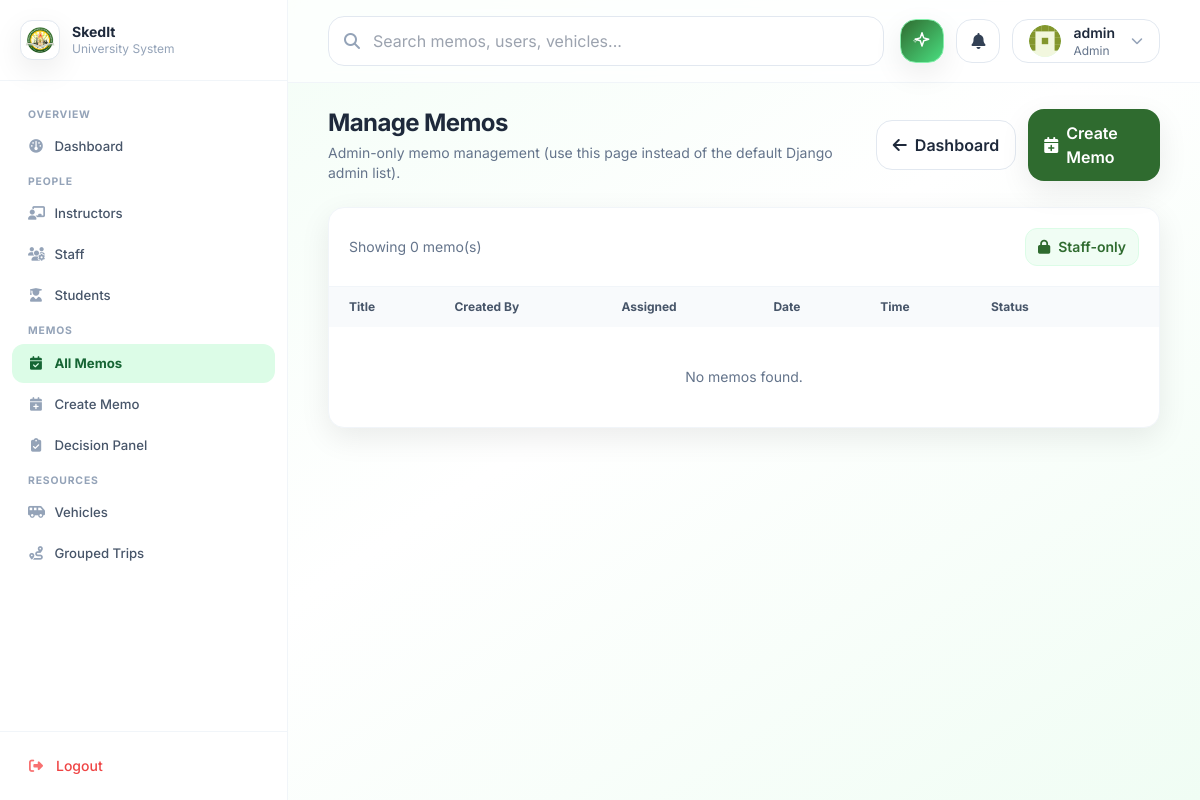
Before: /manage/memos/ (signed in) with the older database file.
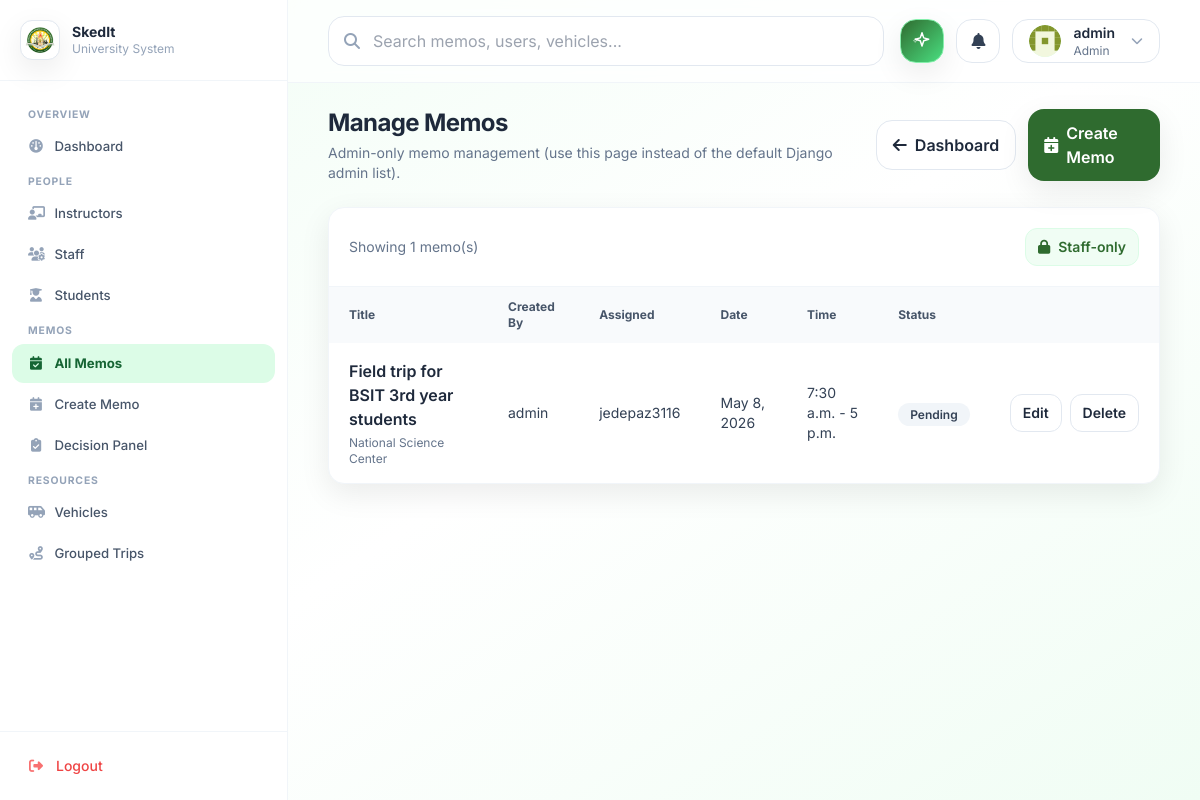
After: the same page with the newer database file.
### memos/models.py (models this page shows, shortened)
class Memo(models.Model):
    class Priority(models.TextChoices):
        LOW = "low", "Low"
        MEDIUM = "medium", "Medium"
        HIGH = "high", "High"
    class Status(models.TextChoices):
        DRAFT = "draft", "Draft"
        PENDING = "pending", "Pending"
        APPROVED = "approved", "Approved"
        REJECTED = "rejected", "Rejected"
        DELEGATED = "delegated", "Delegated"
        CONFLICT = "conflict", "Conflict"
    class Category(models.TextChoices):
        UNIVERSITY = "university", "University-wide"
        DEPARTMENT = "department", "Departmental"
        PERSONAL = "personal", "Personal/Individual"
    title = models.CharField(max_length=200)
    description = models.TextField(blank=True)
    created_by = models.ForeignKey(
        settings.AUTH_USER_MODEL,
        on_delete=models.SET_NULL,
        null=True,
        blank=True,
        related_name="created_memos",
    )
    assigned_user = models.ForeignKey(
        settings.AUTH_USER_MODEL, on_delete=models.CASCADE, related_name="memos"
    )
    date = models.DateField()
    start_time = models.TimeField()
    end_time = models.TimeField()
    venue = models.CharField(max_length=255, blank=True)
    destination = models.CharField(max_length=255, blank=True)
    priority = models.CharField(max_length=10, choices=Priority.choices, default=Priority.MEDIUM)
    required = models.BooleanField(default=False)
    category = models.CharField(max_length=20, choices=Category.choices, default=Category.DEPARTMENT)
    status = models.CharField(max_length=15, choices=Status.choices, default=Status.PENDING)
    delegated_to = models.ForeignKey(
        settings.AUTH_USER_MODEL,
        on_delete=models.SET_NULL,
        null=True,
        blank=True,
        related_name="delegated_memos",
    )
    created_at = models.DateTimeField(default=timezone.now, editable=False)
    updated_at = models.DateTimeField(auto_now=True)
    class Meta:
        ordering = ["-date", "start_time"]
        indexes = [
            models.Index(fields=["assigned_user", "date", "start_time", "end_time"]),
        ]

### memos/views.py (the view)
# urls.py: path("manage/memos/", views.memo_admin_list, name="memo_admin_list"),
@login_required
def memo_admin_list(request):
    if not _is_admin(request.user):
        messages.error(request, "You do not have permission to view this page.")
        return redirect("accounts:post_login")
    memos = Memo.objects.all().select_related("assigned_user", "created_by").order_by("-date", "start_time")
    return render(request, "memos/memo_admin_list.html", {"memos": memos})

### memos/views.py (called while the page is built)
def _is_admin(user) -> bool:
    if not user or not getattr(user, "is_authenticated", False):
        return False
    if getattr(user, "is_staff", False) or getattr(user, "is_superuser", False):
        return True
    role = getattr(getattr(user, "profile", None), "role", None)
    if Profile is not None:
        return role == Profile.Role.ADMIN
    return role == "admin"

### notifications/context_processors.py (called while the page is built)
def unread_notifications(request):
    user = getattr(request, "user", None)
    if not user or not getattr(user, "is_authenticated", False):
        return {
            "unread_notifications_count": 0,
            "recent_notifications": [],
        }
    return {
        "unread_notifications_count": Notification.objects.filter(user=user, is_read=False).count(),
        "recent_notifications": (
            Notification.objects.filter(user=user)
            .order_by("-created_at")[:8]
        ),
    }

### memos/templates/memos/memo_admin_list.html (shortened to what this page needs)
{% extends "base.html" %}
{% block content %}
<div class="flex items-center justify-between gap-4">
  <div>
    <h1 class="text-2xl font-bold tracking-tight">Manage Memos</h1>
    <p class="text-sm text-slate-500 mt-1">Admin-only memo management (use this page instead of the default Django admin list).</p>
  </div>
  <div class="flex items-center gap-3">
    <a href="{% url 'accounts:admin_dashboard' %}" class="inline-flex items-center gap-2 px-4 py-3 rounded-2xl bg-white border border-slate-200 hover:border-uniGold transition">
      <i class="fa-solid fa-arrow-left"></i>
      <span class="font-semibold">Dashboard</span>
    </a>
    <a href="{% url 'memos:memo_create' %}" class="inline-flex items-center gap-2 px-4 py-3 rounded-2xl bg-uniGreen text-white shadow-soft hover:opacity-95 transition">
      <i class="fa-solid fa-calendar-plus"></i>
      <span class="font-semibold">Create Memo</span>
    </a>
  </div>
</div>
<div class="mt-6 rounded-2xl bg-white border border-slate-100 shadow-soft overflow-hidden">
  <div class="p-5 border-b border-slate-100 flex items-center justify-between">
    <div class="text-sm text-slate-500">Showing {{ memos|length }} memo(s)</div>
    <div class="flex items-center gap-2">
      <span class="inline-flex items-center gap-2 px-3 py-2 rounded-xl bg-green-50 text-uniGreen text-sm font-semibold border border-green-100">
        <i class="fa-solid fa-lock"></i>
        Staff-only
      </span>
    </div>
  </div>
  <div class="overflow-x-auto">
    <table class="min-w-full">
      <thead class="bg-slate-50">
        <tr class="text-left text-xs font-semibold text-slate-600">
          <th class="px-5 py-3">Title</th>
          <th class="px-5 py-3">Created By</th>
          <th class="px-5 py-3">Assigned</th>
          <th class="px-5 py-3">Date</th>
          <th class="px-5 py-3">Time</th>
          <th class="px-5 py-3">Status</th>
          <th class="px-5 py-3"></th>
        </tr>
      </thead>
      <tbody class="divide-y divide-slate-100">
        {% for memo in memos %}
          <tr class="hover:bg-green-50/40 transition {% if memo.status == 'conflict' %}bg-red-50/30{% endif %}">
            <td class="px-5 py-4">
              <div class="font-semibold">{{ memo.title }}</div>
              <div class="text-xs text-slate-500 mt-1">{{ memo.venue }}</div>
            </td>
            <td class="px-5 py-4 text-sm text-slate-700">{{ memo.created_by|default:"—" }}</td>
            <td class="px-5 py-4 text-sm text-slate-700">{{ memo.assigned_user }}</td>
            <td class="px-5 py-4 text-sm text-slate-700">{{ memo.date }}</td>
            <td class="px-5 py-4 text-sm text-slate-700">{{ memo.start_time }} - {{ memo.end_time }}</td>
            <td class="px-5 py-4">
              <span class="px-3 py-1 rounded-full text-xs font-semibold bg-slate-100 text-slate-700">{{ memo.get_status_display }}</span>
            </td>
            <td class="px-5 py-4">
              <div class="flex items-center justify-end gap-2">
                <a href="{% url 'memos:memo_edit' memo.pk %}" class="px-3 py-2 rounded-xl bg-white border border-slate-200 text-sm font-semibold hover:border-uniGold transition">Edit</a>
                <a href="{% url 'memos:memo_delete' memo.pk %}" class="px-3 py-2 rounded-xl bg-white border border-slate-200 text-sm font-semibold hover:border-uniGold transition">Delete</a>
              </div>
            </td>
          </tr>
        {% empty %}
          <tr>
            <td colspan="7" class="px-5 py-10 text-center text-sm text-slate-500">No memos found.</td>
          </tr>
        {% endfor %}
      </tbody>
    </table>
  </div>
</div>
{% endblock %}

Changed rows visible on the page:
added Memo: title "Field trip for BSIT 3rd year students", venue "National Science Center", created_by "admin", assigned_user "jedepaz3116", date "May 8, 2026", start_time "7:30 a.m.", end_time "5 p.m.", status "Pending"
Other visible differences:
{{ memos|length }}: "0" → "1"
text no longer shown: "No memos found."
